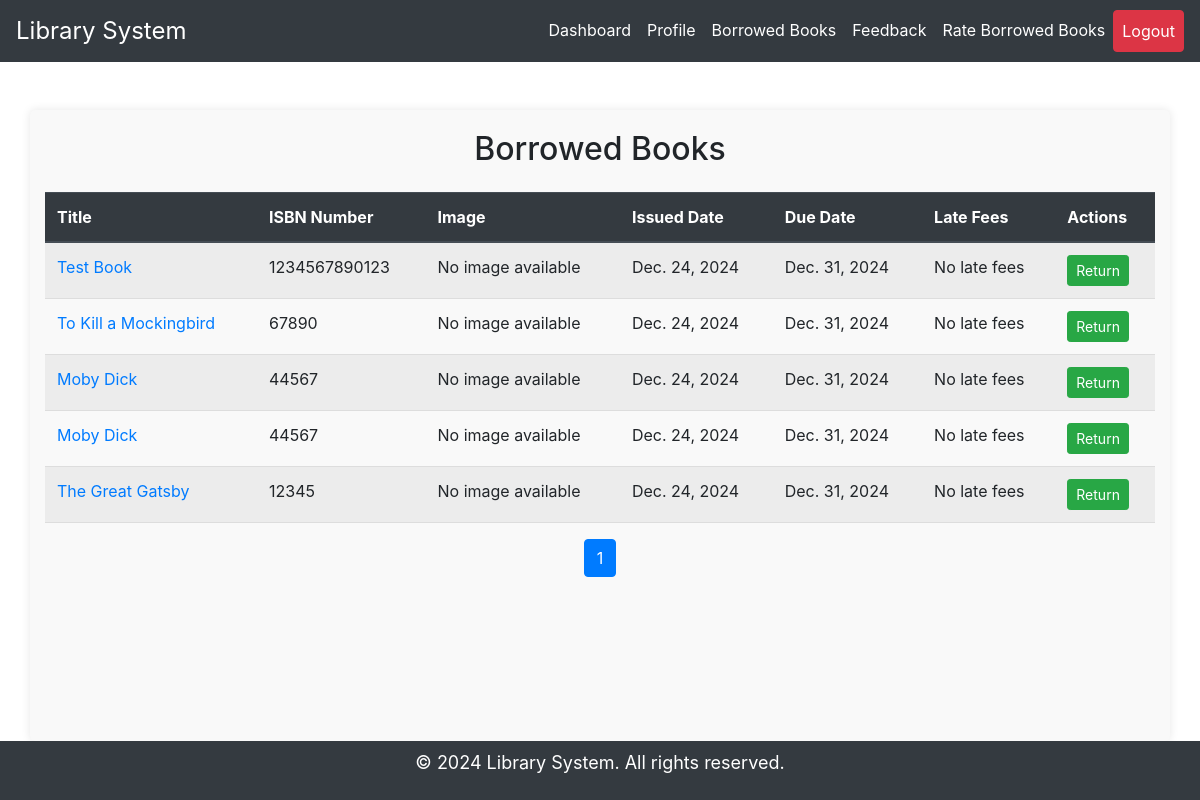
/student/borrowed-books/ (signed in), run on an earlier commit of the app's database.
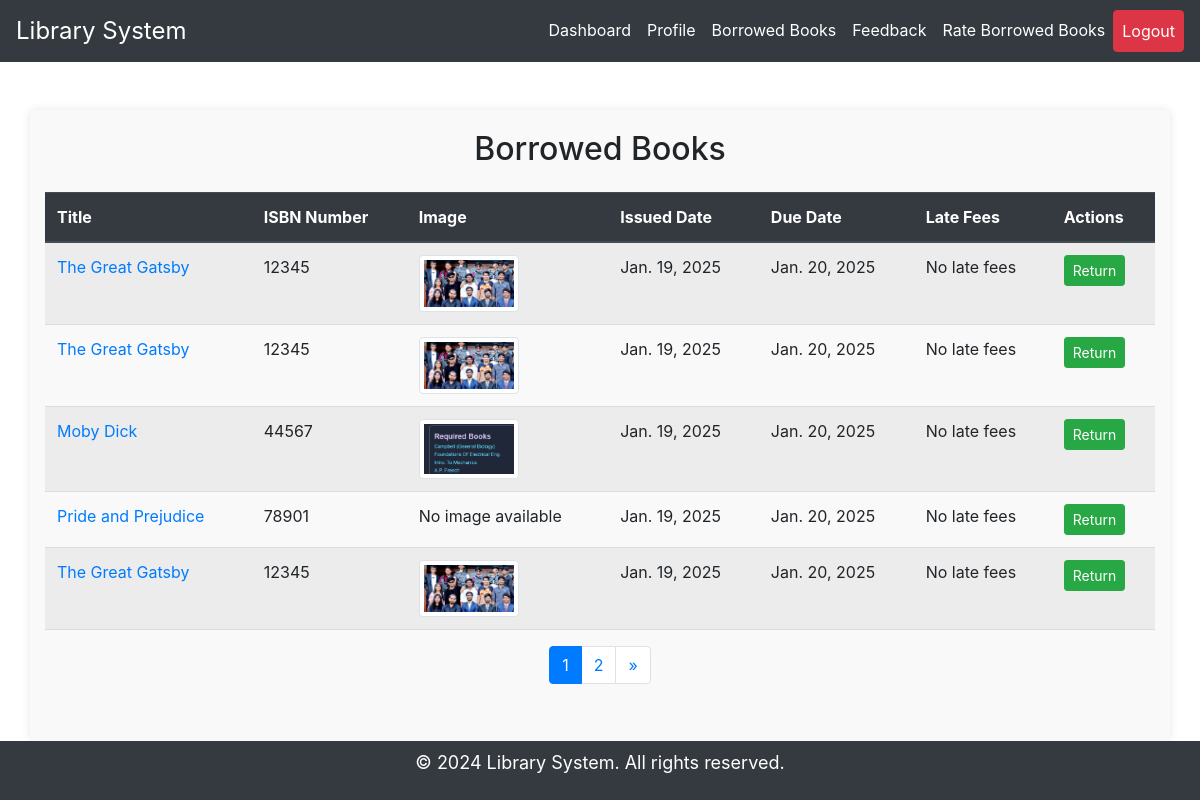
And on a later commit of the database.
### lib/models.py (models this page shows, shortened)
class Borrow(models.Model):
    student = models.ForeignKey(StudentProfile, on_delete=models.CASCADE)
    book = models.ForeignKey(Book, on_delete=models.CASCADE)
    issued_date = models.DateField(auto_now_add=True)
    due_date = models.DateField()
    late_fees = models.DecimalField(max_digits=5, decimal_places=2, default=0.00)

class Book(models.Model):
    title = models.CharField(max_length=200)
    author = models.CharField(max_length=200)
    genre = models.CharField(max_length=200)
    published_date = models.DateField()
    isbn_number = models.BigIntegerField(unique=True)
    available_copies = models.IntegerField(
    validators=[MinValueValidator(0)]
)
    image = models.ImageField(upload_to='book_images/', blank=True, null=True)  # Add this line
    total_ratings = models.IntegerField(default=0)
    total_rating_value = models.IntegerField(default=0)

### lib/views.py (the view)
# urls.py: path('student/borrowed-books/', views.student_borrowed_books, name='student_borrowed_books'),
@login_required(login_url='/login/')
def student_borrowed_books(request):
    user = request.user
    student_profile = StudentProfile.objects.get(user=user)
    borrowed_books = Borrow.objects.filter(student=student_profile).order_by('-issued_date')
    global_settings = GlobalSettings.objects.first()
    for borrow in borrowed_books:
        if borrow.due_date < datetime.now().date():
            days_late = (datetime.now().date() - borrow.due_date).days
            borrow.late_fees = days_late * global_settings.late_fees_per_day
        else:
            borrow.late_fees = 0
    paginator = Paginator(borrowed_books, 5)  # Show 5 borrowed books per page
    page_number = request.GET.get('page')
    page_obj = paginator.get_page(page_number)
    context = {
        'borrowed_books': page_obj,
    }
    return render(request, 'lib/student_borrowed_books.html', context)

### lib/templates/lib/student_borrowed_books.html (shortened to what the changed rows need)
{% load static %}
<!DOCTYPE html>
<html lang="en">
<head>
    <link rel="stylesheet" href="{% static 'css/styles.css' %}">
    <link href="https://stackpath.bootstrapcdn.com/bootstrap/4.5.2/css/bootstrap.min.css" rel="stylesheet">
</head>
<body class="d-flex flex-column min-vh-100">
    <div class="container mt-5">
        <h2 class="text-center mb-4">Borrowed Books</h2>
        <table class="table table-striped">
            <thead class="thead-dark">
                <tr>
                    <th>Title</th>
                    <th>ISBN Number</th>
                    <th>Image</th>
                    <th>Issued Date</th>
                    <th>Due Date</th>
                    <th>Late Fees</th>
                    <th>Actions</th>
                </tr>
            </thead>
            <tbody>
                {% for borrow in borrowed_books %}
                <tr>
                    <td><a href="{% url 'lib:book_detail_stu' borrow.book.isbn_number %}">{{ borrow.book.title }}</a></td>
                    <td>{{ borrow.book.isbn_number }}</td>
                    <td>
                        {% if borrow.book.image %}
                            <img src="{{ borrow.book.image.url }}" alt="{{ borrow.book.title }}" class="img-thumbnail" style="max-width: 100px;">
                        {% else %}
                            No image available
                        {% endif %}
                    </td>
                    <td>{{ borrow.issued_date }}</td>
                    <td>{{ borrow.due_date }}</td>
                    <td>
                        {% if borrow.late_fees > 0 %}
                            ${{ borrow.late_fees }}
                        {% else %}
                            No late fees
                        {% endif %}
                    </td>
                    <td>
                        <a href="{% url 'lib:return_book' borrow.id %}" class="btn btn-sm btn-success">Return</a>
                    </td>
                </tr>
                {% empty %}
                <tr>
                    <td colspan="7" class="text-center">No books borrowed yet.</td>
                </tr>
                {% endfor %}
            </tbody>
        </table>
        <nav aria-label="Page navigation">
            <ul class="pagination justify-content-center">
                {% for num in borrowed_books.paginator.page_range %}
                <li class="page-item {% if borrowed_books.number == num %}active{% endif %}">
                    <a class="page-link" href="?page={{ num }}">{{ num }}</a>
                </li>
                {% endfor %}
                {% if borrowed_books.has_next %}
                <li class="page-item">
                    <a class="page-link" href="?page={{ borrowed_books.next_page_number }}" aria-label="Next">
                        <span aria-hidden="true">&raquo;</span>
                    </a>
                </li>
                {% endif %}
            </ul>
        </nav>
    </div>
</body>
</html>

What changed in the data, as far as the page shows it:
no longer on this page (row edited): Borrow: book "Test Book", book.isbn_number "1234567890123", shows "No image available", issued_date "Dec. 24, 2024", due_date "Dec. 31, 2024", late_fees "No late fees"
removed Borrow: book "To Kill a Mockingbird", book.isbn_number "67890", shows "No image available", issued_date "Dec. 24, 2024", due_date "Dec. 31, 2024", late_fees "No late fees"
no longer on this page (row edited): Borrow: book "Moby Dick", book.isbn_number "44567", shows "No image available", issued_date "Dec. 24, 2024", due_date "Dec. 31, 2024", late_fees "No late fees"
no longer on this page (row unchanged): Borrow: book "Moby Dick", book.isbn_number "44567", shows "No image available", issued_date "Dec. 24, 2024", due_date "Dec. 31, 2024", late_fees "No late fees"
removed Borrow: book "The Great Gatsby", book.isbn_number "12345", shows "No image available", issued_date "Dec. 24, 2024", due_date "Dec. 31, 2024", late_fees "No late fees"
added Borrow: book "The Great Gatsby", book.isbn_number "12345", book.image (picture), issued_date "Jan. 19, 2025", due_date "Jan. 20, 2025", late_fees "No late fees"
added Borrow: book "The Great Gatsby", book.isbn_number "12345", book.image (picture), issued_date "Jan. 19, 2025", due_date "Jan. 20, 2025", late_fees "No late fees"
added Borrow: book "Moby Dick", book.isbn_number "44567", book.image (picture), issued_date "Jan. 19, 2025", due_date "Jan. 20, 2025", late_fees "No late fees"
added Borrow: book "Pride and Prejudice", book.isbn_number "78901", shows "No image available", issued_date "Jan. 19, 2025", due_date "Jan. 20, 2025", late_fees "No late fees"
added Borrow: book "The Great Gatsby", book.isbn_number "12345", book.image (picture), issued_date "Jan. 19, 2025", due_date "Jan. 20, 2025", late_fees "No late fees"
Also different on the page:
new list line: "2"
